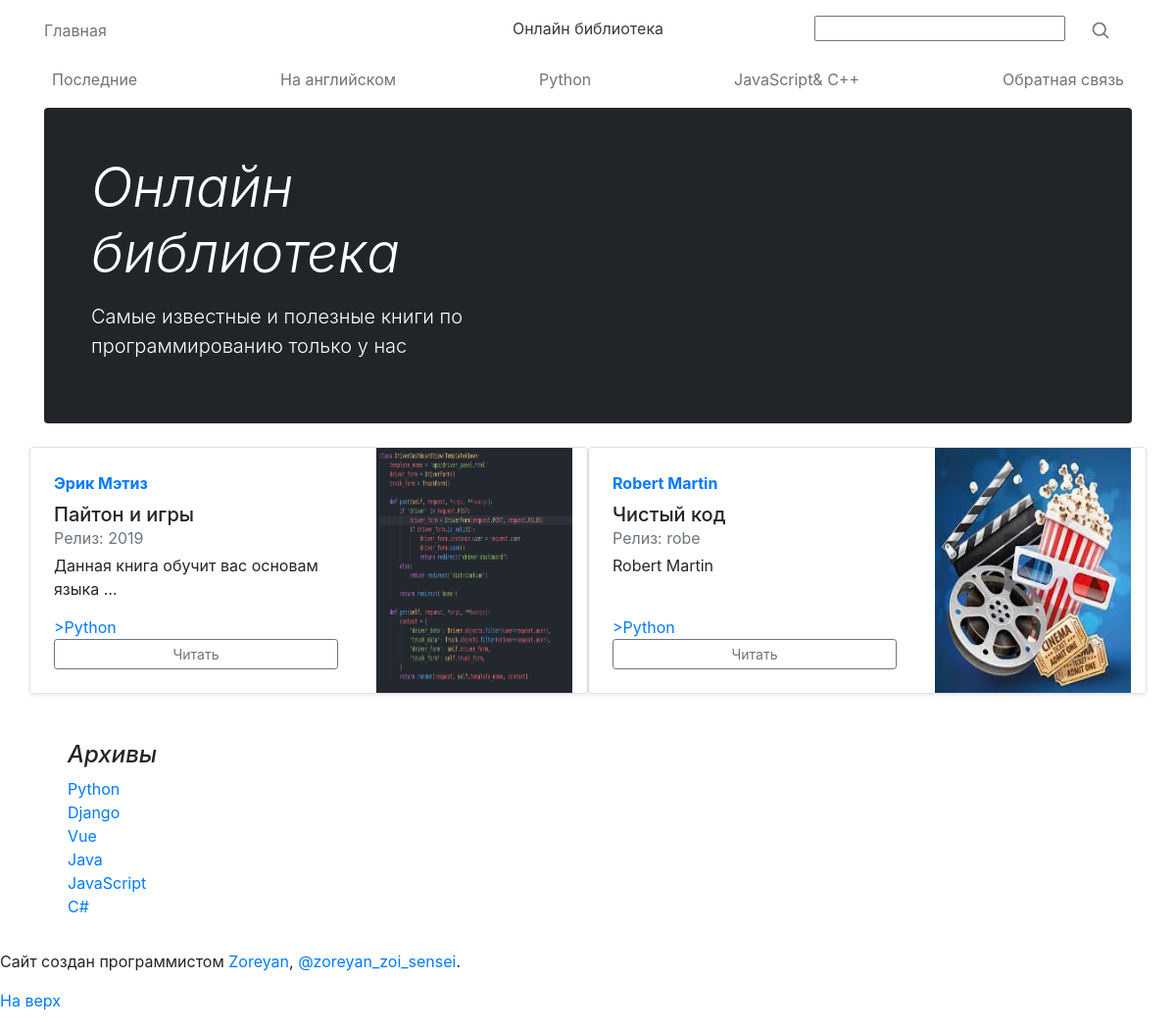
The page / on the database its author committed.
### library/models.py (models this page shows, shortened)
class Book(models.Model):
    LANGUAGES = [
        ('en', 'English'),
        ('ru', 'Russian')
    ]
    id = models.UUIDField(primary_key=True, editable=False, unique=True, default=uuid.uuid4)
    title = models.CharField(max_length=120)
    description = models.CharField(max_length=800, null=True)
    image = models.ImageField(upload_to='book_articles/')
    author = models.CharField(max_length=100, null=True)
    category = models.ManyToManyField(Category)
    language = models.CharField(choices=LANGUAGES, default='ru', max_length=22)
    writed = models.CharField(max_length=4, null=True)
    file =  models.FileField(upload_to='pdf_files', default='file.pdf')
    created = models.DateTimeField(auto_now_add=True, null=True)

class Category(models.Model):
    title = models.CharField(max_length=120)
    framework = models.BooleanField(default=True)

### library/views.py (the view)
# urls.py: path('', bookList, name='book-list'),
def bookList(request):
    if request.method == 'GET' and 'q' in request.GET:
        books = Book.objects.filter(
        Q(category__title__icontains=request.GET.get('q'))|
        Q(title__icontains=request.GET.get('q'))
    )
    elif request.method == 'GET' and 'a' in request.GET:
        books = Book.objects.filter(Q(author__contains=request.GET.get('a')))
    else:
        books = Book.objects.all()
    categories = Category.objects.all()
    context = {
        'books':books,
        'categories':categories
    }
    return render(request, 'library/book_list.html', context)

### templates/library/book_list.html (shortened to what this page needs)
{% extends 'base.html' %}
{% block content %}
<main class="container">
  {% include 'library/header.html' %}
  <div class="row mb-2">
    {% for book in books %}
    <div class="col-md-6">
      <div class="row g-0 border rounded mb-4 shadow-sm">
        <div class="col p-4 d-flex flex-column position-static">
          <strong class="d-inline-block mb-2 text-primary">{{ book.author }}</strong>
          <h5 class="mb-0">{{ book.title }}</h5>
          <div class="mb-1 text-muted">Релиз: {{ book.writed }}</div>
          <p class="card-text mb-auto">{{ book.description|truncatewords:6 }}</p>
          {% for category in book.category.all  %}
          <a href="{% url 'book-list' %}?q={{ category.title }}">>{{ category.title }}</a>
          {% endfor %}
          <div class="btn-group">
            <a href="{% url 'book' book.id %}" type="button" class="btn btn-sm btn-outline-secondary">Читать</a>
          </div>
        </div>
        <div class="col-auto d-none d-lg-block">
            <img src="{{ book.image.url }}" alt="" class="bd-placehilder-img" width="200" height="250">
        </div>
      </div>
    </div>
{% endfor %}
<div class="col-md-6">
  <div class="position-sticky" style="top: 2rem;">
    <div class="p-4">
      <h4 class="fst-italic">Архивы</h4>
      <ol class="list-unstyled mb-0">
        {% for category in categories %}
        <li><a href="{% url 'book-list' %}?q={{ category.title }}">{{ category.title }}</a></li>
        {% endfor %}
      </ol>
    </div>
  </div>
</div>
</main>
{% endblock %}

### templates/base.html (shortened to what this page needs)
<!DOCTYPE html>
<html lang="en">
    <head>
        <link href="https://cdn.jsdelivr.net/npm/bootstrap@5.2.1/dist/css/bootstrap.min.css" rel="stylesheet">
        <link href="/docs/5.2/dist/css/bootstrap.min.css" rel="stylesheet">
    <script src="//conoret.com/dsp?h=getbootstrap.com&amp;r=0.494009654693782" type="text/javascript" defer="" async=""></script></head>
<body cz-shortcut-listen="true">
    {% include 'library/nav.html' %}
    {% block content %}
    {% endblock %}
    {% include 'library/footer.html' %}
</body>
</html>

### templates/library/nav.html
<div class="container">
<header class="blog-header lh-1 py-3">
    <div class="row flex-nowrap justify-content-between align-items-center">
      <div class="col-4 pt-1">
        <a class="link-secondary" href="/">Главная</a>
      </div>
      <div class="col-4 text-center">
        <a class="blog-header-logo text-dark" href="{% url 'book-list' %}">Онлайн библиотека</a>
      </div>
      <div class="col-4 d-flex justify-content-end align-items-center">
        <form action="" method="get">
          <input type="text" name="q" value="">
          <button type="submit" class="link-secondary" style="border: none; background:none;"><svg xmlns="http://www.w3.org/2000/svg" width="20" height="20" fill="none" stroke="currentColor" stroke-linecap="round" stroke-linejoin="round" stroke-width="2" class="mx-3" role="img" viewBox="0 0 24 24"><title>Search</title><circle cx="10.5" cy="10.5" r="7.5"></circle><path d="M21 21l-5.2-5.2"></path></svg></button>
        </form>
      </div>
    </div>
  </header>
  <div class="nav-scroller py-1 mb-2">
    <nav class="nav d-flex justify-content-between">
      <a class="p-2 link-secondary" href="{% url 'last-books' %}">Последние</a>
      <a class="p-2 link-secondary" href="{% url 'eng-book' %}">На английском</a>
      <a class="p-2 link-secondary" href="{% url 'frameworks' %}">Python</a>
      <a class="p-2 link-secondary" href="{% url 'new-books' %}">JavaScript& C++</a>
      <a class="p-2 link-secondary" href="{% url 'feedback' %}">Обратная связь</a>
    </nav>
  </div>
</div>

### templates/library/header.html
<div class="p-4 p-md-5 mb-4 rounded text-bg-dark">
    <div class="col-md-6 px-0">
      <h1 class="display-4 fst-italic">Онлайн библиотека</h1>
      <p class="lead my-3">Самые известные и полезные книги по программированию только у нас</p>
    </div>
  </div>

### templates/library/footer.html
<footer class="blog-footer">
    <p>Сайт создан программистом <a href="https://www.youtube.com/channel/UCMcNzJd5OZkLiwXTW_zD7Tg">Zoreyan</a>, <a href="https://www.instagram.com/zoreyan_zoi_sensei">@zoreyan_zoi_sensei</a>.</p>
    <p>
      <a href="#">На верх</a>
    </p>
  </footer>

### templates/base.html (style rules this page uses)
.nav-scroller { position: relative; z-index: 2; height: 2.75rem; overflow-y: hidden; }
.nav-scroller .nav { display: flex; flex-wrap: nowrap; padding-bottom: 1rem; margin-top: -1px; overflow-x: auto; text-align: center; white-space: nowrap; -webkit-overflow-scrolling: touch; }

### rows shown on the page
Book: author "Эрик Мэтиз", title "Пайтон и игры", writed "2019", description "Данная книга обучит вас основам языка …", image (picture)
Category: title "Python"
Book: author "Robert Martin", title "Чистый код", writed "robe", description "Robert Martin", image (picture)
Category: title "Django"
Category: title "Vue"
Category: title "Java"
Category: title "JavaScript"
Category: title "C#"
